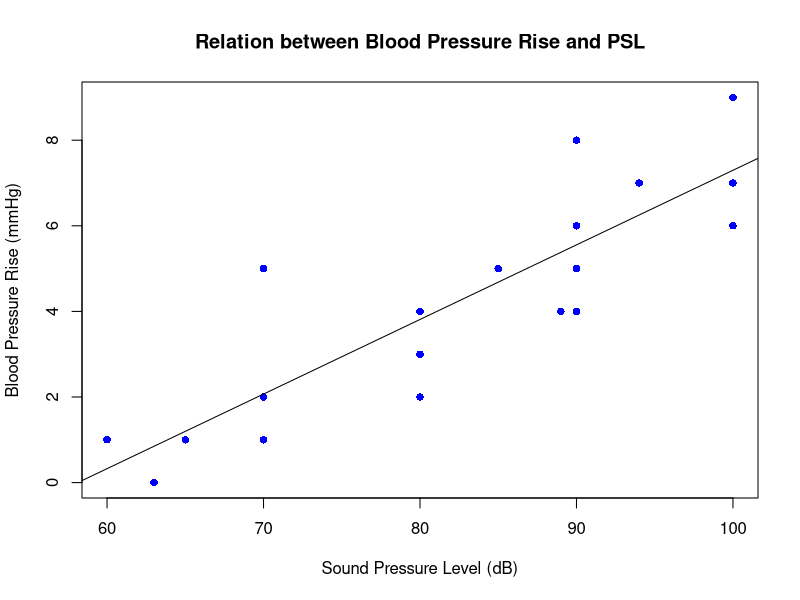

Reproduce this figure in R.
## ---- chunk 1
knitr::opts_chunk$set(echo = TRUE)
## ---- chunk 2
  y <- c(1,	0,	1,	2,	5,	1,	4,	6,	2,	3,	5,	4,	6,	8,	4,	5,	7,	9,	7,	6)
  x <- c(60,	63, 65,	70,	70,	70,	80,	90,	80,	80,	85,	89,	90,	90,	90,	90,	94, 100, 100, 100)

  plot(x, y, pch = 16, cex = 1, col = "blue", main = "Relation between Blood Pressure Rise and PSL", xlab = "Sound Pressure Level (dB)", ylab = "Blood Pressure Rise (mmHg)")
  lm(y ~ x)
  abline(lm(y ~ x))
## ---- chunk 3
SSE <- lm(y~x)

sum(resid(SSE)^2)
